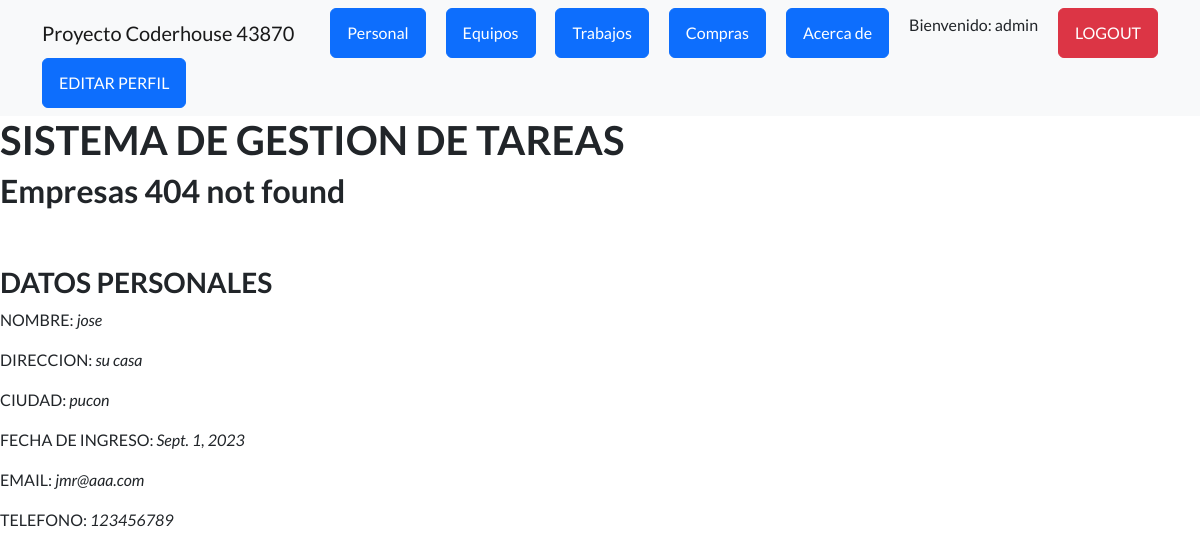
The app's page /appsistema/personal/1 (signed in) with its own data.
### appsistema/models.py (models this page shows, shortened)
class Personal (models.Model):
    nombre=models.CharField(max_length=50)
    direccion=models.CharField(max_length=50)
    ciudad=models.CharField(max_length=50)
    fecha_ingreso=models.DateField()
    email=models.EmailField()
    telefono=models.IntegerField()

### appsistema/views.py (the view)
# urls.py: path("personal/<pk>", PersonalDetalle.as_view(),name="personal_detalle"),
class PersonalDetalle(LoginRequiredMixin, DetailView):
    model=Personal
    template_name="appsistema/personal_detalle.html"

### appsistema/templates/appsistema/personal_detalle.html
{% extends "appsistema/base.html" %}
{% load static %}
{% block titulo %}
<h1>SISTEMA DE GESTION DE TAREAS</h1>
{% endblock %}
{%block contenido_que_cambia %}
<h2>Empresas 404 not found</h2>
<br>
<br>
<h3>DATOS PERSONALES</h3>
<p> NOMBRE: <i> {{personal.nombre}}</i></p>
<p> DIRECCION: <i> {{personal.direccion}}</i></p>
<p> CIUDAD: <i> {{personal.ciudad}}</i></p>
<p> FECHA DE INGRESO: <i> {{personal.fecha_ingreso}}</i></p>
<p> EMAIL: <i> {{personal.email}}</i></p>
<p> TELEFONO: <i> {{personal.telefono}}</i></p>
{% endblock %}

### appsistema/templates/appsistema/base.html (shortened to what this page needs)
<!DOCTYPE html>
<html lang="en">
    <head>
        {% load static %}
        <link href="https://cdn.jsdelivr.net/npm/bootstrap-icons@1.5.0/font/bootstrap-icons.css" rel="stylesheet" type="text/css" />
        <link href=" {% static 'appsistema/css/styles.css' %} " rel="stylesheet" />
    </head>
    <body>
        <nav class="navbar navbar-light bg-light static-top">
            <div class="container">
                <a class="navbar-brand" href="{% url 'inicio' %}">Proyecto Coderhouse 43870</a>
                {% if user.is_authenticated %}
                <a class="btn btn-primary" href="{% url 'personal' %}">Personal</a>
                <a class="btn btn-primary" href="{% url 'equipos' %}">Equipos</a>
                <a class="btn btn-primary" href="{% url 'trabajos' %}">Trabajos</a>
                <a class="btn btn-primary" href="{% url 'compras' %}">Compras</a>
                <a class="btn btn-primary" href="{% url 'acercademi' %}">Acerca de</a>
                <p>Bienvenido: {{user.username}} </p>
                <a class="btn btn-danger" href="{% url 'logout' %}">LOGOUT</a>
                <a class="btn btn-primary" href="{% url 'editarperfil' %}">EDITAR PERFIL</a>
                {% else %}
                <a class="btn btn-sucess" href="{% url 'login' %}">LOGIN</a>
                {% endif %}
            </div>
        </nav>
       <div>
        {% block titulo %} {% endblock %}
       </div>
       <div>
         {% block contenido_que_cambia %}
        {% endblock %}
       </div>
    </body>
</html>

### records on screen
Personal: nombre "jose", direccion "su casa", ciudad "pucon", fecha_ingreso "Sept. 1, 2023", email "jmr@aaa.com", telefono "123456789"

### other values on screen
{{ user.username }} "admin"
